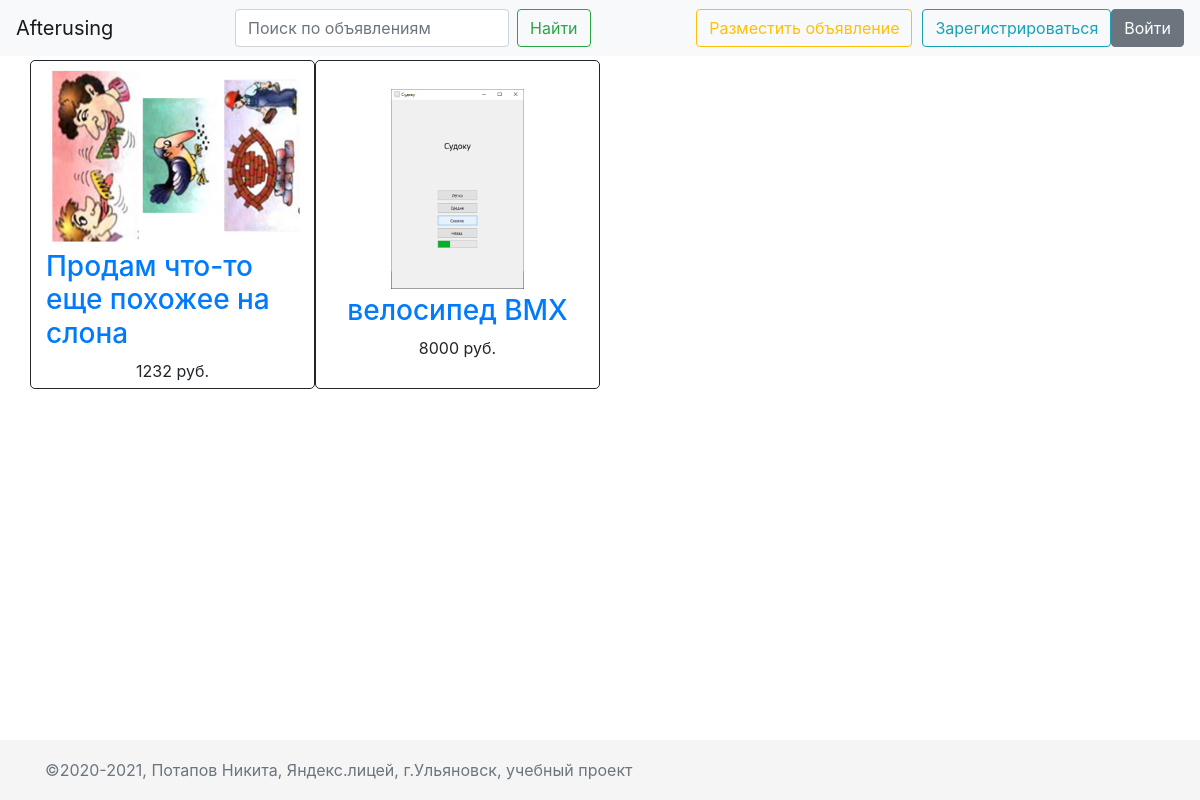
The page / on the database its author committed.
### data/products.py (models this page shows, shortened)
class Product(SqlAlchemyBase, SerializerMixin):
    __tablename__ = 'products'
    id = sqlalchemy.Column(sqlalchemy.Integer,
                           primary_key=True, autoincrement=True, index=True)
    user_id = sqlalchemy.Column(sqlalchemy.Integer, sqlalchemy.ForeignKey('users.id'))
    user = orm.relation('User')
    path_to_img = sqlalchemy.Column(sqlalchemy.String, nullable=True)
    cost = sqlalchemy.Column(sqlalchemy.Integer, nullable=True)
    title = sqlalchemy.Column(sqlalchemy.String, nullable=True, index=True)
    content = sqlalchemy.Column(sqlalchemy.String, nullable=True)
    contact_number = sqlalchemy.Column(sqlalchemy.String, nullable=True)
    created_date = sqlalchemy.Column(sqlalchemy.DateTime)
    low_title = sqlalchemy.Column(sqlalchemy.String, nullable=True, index=True)
    low_content = sqlalchemy.Column(sqlalchemy.String, nullable=True)

### main.py (the view)
@app.route('/', methods=['GET', 'POST'])
def main_page():
    if request.method == 'GET':
        db_sess = db_session.create_session()
        search_phrase = request.args.get('q')
        if search_phrase:
            products = db_sess.query(Product).filter(
                (Product.low_title.contains(search_phrase)) | (
                    Product.low_content.contains(search_phrase))).all()
        else:
            products = db_sess.query(Product).all()
        products = sorted(products, key=lambda x: x.created_date, reverse=True)
        for i in range(len(products)):
            if products[i].path_to_img is None:
                products[i].path_to_img = os.path.join(PRODUCT_IMG_PATH, 'no_photo.png')
        params = {
            'title': 'Все объявления',
            'products': products,
        }
        return render_template('index.html', **params)
    elif request.method == 'POST':
        return 'POST METHOD'

### data/db_session.py (called while the page is built)
def create_session() -> Session:
    global __factory
    return __factory()

### templates/index.html
{% extends "base.html" %}
{% block content %}
    {% include 'products_grid.html' %}
{% endblock %}

### templates/one_product_template.html (shortened to what this page needs)
{% block one_product %}
<div class="product-container d-flex align-items-center d-flex justify-content-center col-xl-3 col-lg-4 col-md-4 col-sm-4 col-12">
    <div class="single-product">
        <div class="product-img d-flex justify-content-center">
            <a href="/product_details/{{ product.id }}">
                <img class="default-img" src="{{ product.path_to_img }}" alt="фотография">
            </a>
        </div>
        <div class="product-content">
            <h3 class="d-flex justify-content-center"><a href="/product_details/{{ product.id }}">{{ product.title }}</a></h3>
            <div class="product-price d-flex justify-content-center">
                <span>{{ product.cost }} руб.</span>
            </div>
        </div>
    </div>
</div>
{% endblock %}

### static/css/style.css (style rules this page uses)
html { position: relative; min-height: 100%; }
body { height: 100%; }
img { display: block; margin: 5px; max-width: 100%; height: auto; }
.product-container { padding-bottom: 5px; border: 1px solid; border-radius: 5px; }
.product-content { bottom: 0; word-break: break-word; }
.default-img { max-height: 25vh; object-fit: cover; }

### rows shown on the page
Product: shows a picture, title "Продам что-то еще похожее на слона", cost "1232"
Product: shows a picture, title "велосипед BMX", cost "8000"
